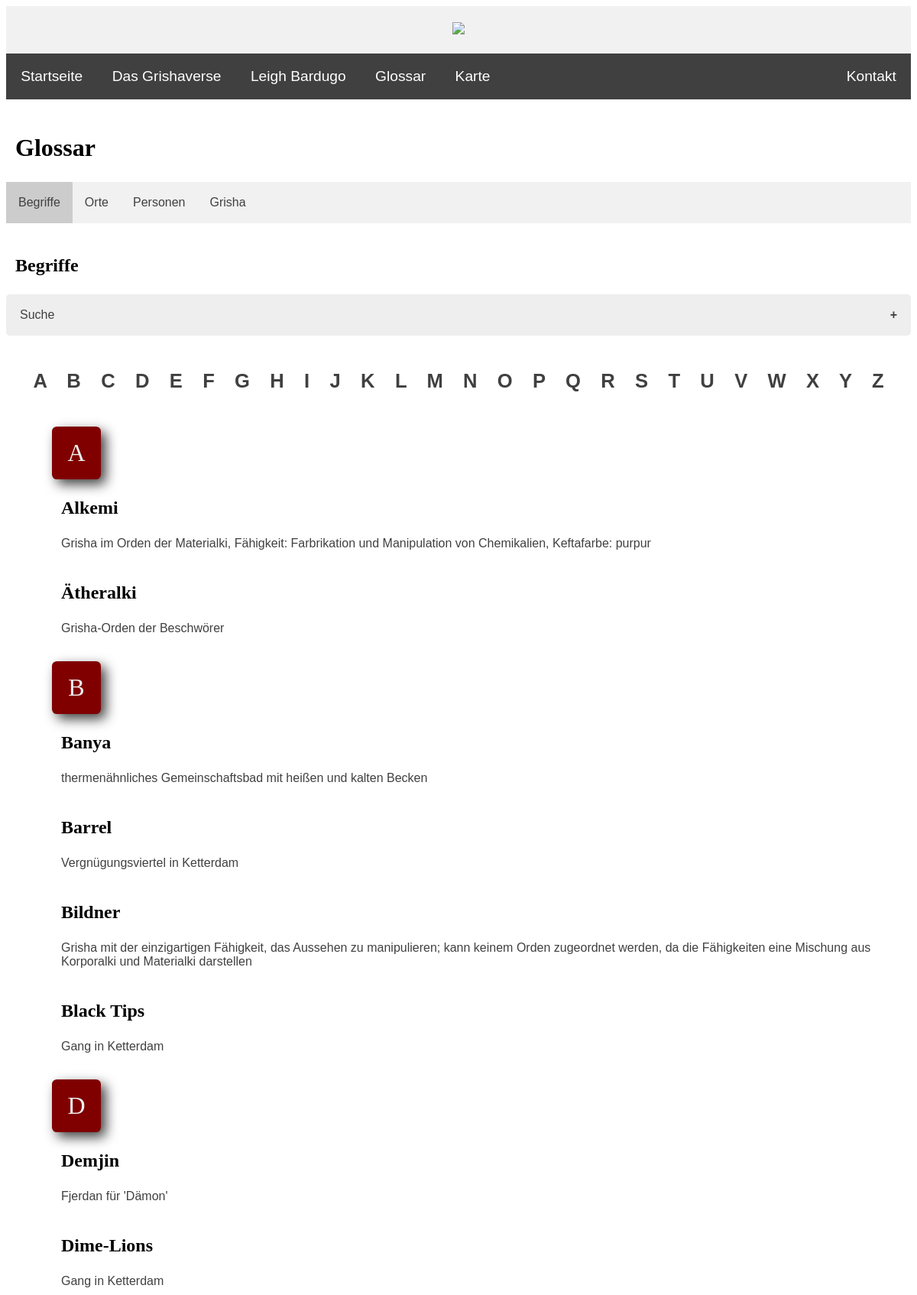
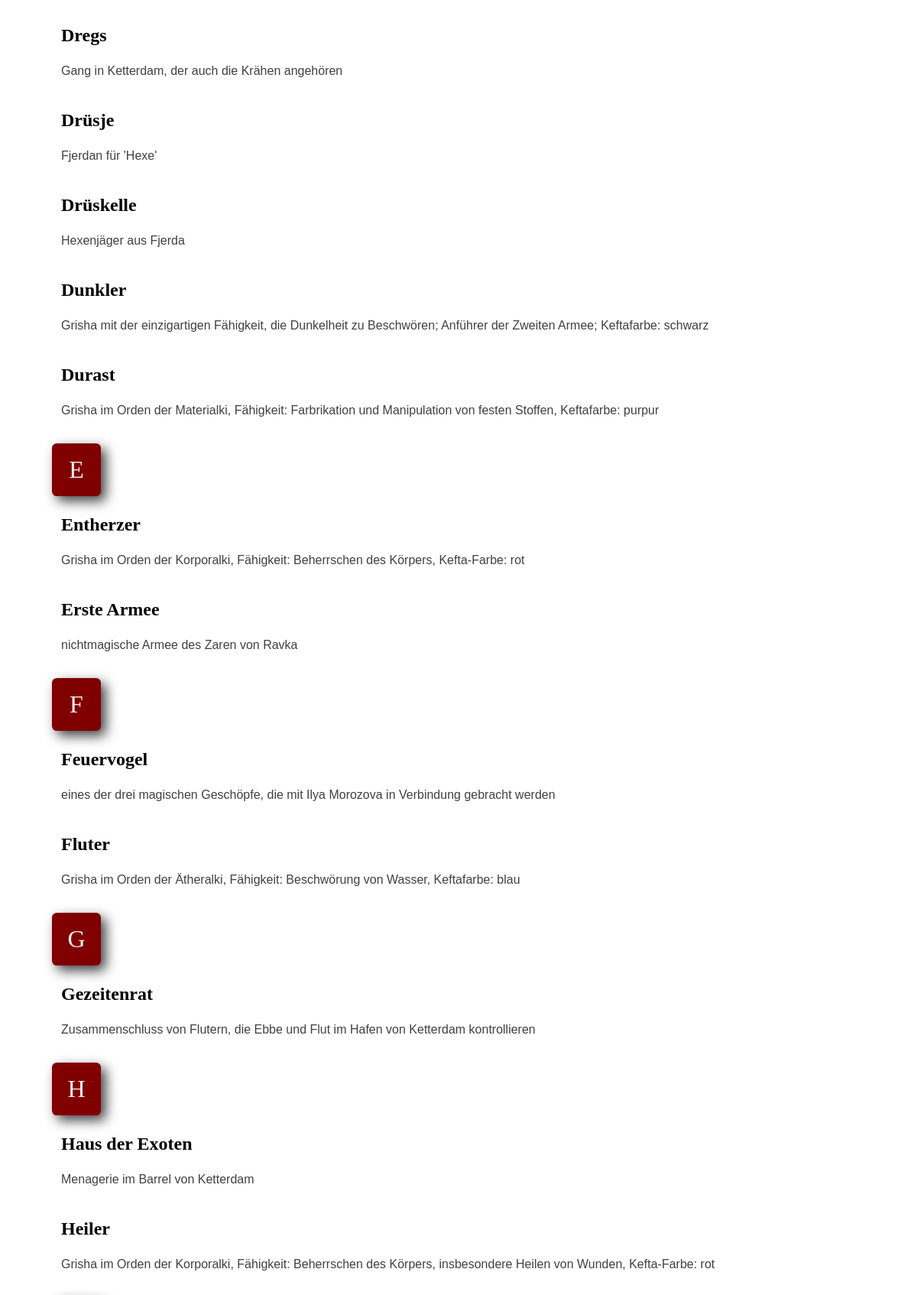
The page /PHP/glossary_begriffe.php (upper part) on the database its author committed (2 pictures, top to bottom).
### tables this page shows
CREATE TABLE `begriffe` (
  `ID` int(10) NOT NULL,
  `name` text NOT NULL,
  `beschreibung` text DEFAULT NULL
);

### PHP/glossary_begriffe.php (the view, shortened to what this page needs)
<?php
include ("header.inc.php");
include ("navbar.inc.php");
$configs = include("config.inc.php");
?>
    <div>
        <h2>Glossar</h2>
    </div>
    <div class="glossary-nav">
        <ul>
            <li><a href="glossary_begriffe.php" class="active">Begriffe</a></li>
            <li><a href="glossary_orte.php">Orte</a></li>
            <li><a href="glossary_personen.php">Personen</a></li>
            <li><a href="glossary_grisha.php">Grisha</a></li>
        </ul>
    </div>
    <br>
    <div><h3>Begriffe</h3></div>
    <button class="accordion">Suche</button>
    <br>
    <?php
    $alph = array("A", "B", "C", "D", "E", "F", "G", "H", "I", "J", "K", "L", "M", "N", "O", "P", "Q", "R", "S", "T", "U", "V", "W", "X", "Y", "Z");
        echo
        "<div class='letters-bg'>
        <strong>
            <a class='link' href='#begriffe_letter-A'>A</a> <a class='link' href='#begriffe_letter-B'>B</a> <a class='link' href='#begriffe_letter-C'>C</a>
            <a class='link' href='#begriffe_letter-D'>D</a> <a class='link' href='#begriffe_letter-E'>E</a> <a class='link' href='#begriffe_letter-F'>F</a>
            <a class='link' href='#begriffe_letter-G'>G</a> <a class='link' href='#begriffe_letter-H'>H</a> <a class='link' href='#begriffe_letter-I'>I</a>
            <a class='link' href='#begriffe_letter-J'>J</a> <a class='link' href='#begriffe_letter-K'>K</a> <a class='link' href='#begriffe_letter-L'>L</a>
            <a class='link' href='#begriffe_letter-M'>M</a> <a class='link' href='#begriffe_letter-N'>N</a> <a class='link' href='#begriffe_letter-O'>O</a>
            <a class='link' href='#begriffe_letter-P'>P</a> <a class='link' href='#begriffe_letter-Q'>Q</a> <a class='link' href='#begriffe_letter-R'>R</a>
            <a class='link' href='#begriffe_letter-S'>S</a> <a class='link' href='#begriffe_letter-T'>T</a> <a class='link' href='#begriffe_letter-U'>U</a>
            <a class='link' href='#begriffe_letter-V'>V</a> <a class='link' href='#begriffe_letter-W'>W</a> <a class='link' href='#begriffe_letter-X'>X</a>
            <a class='link' href='#begriffe_letter-Y'>Y</a> <a class='link' href='#begriffe_letter-Z'>Z</a>
        </strong>
        </div>
        <br>";
        foreach ($alph as $i){
            $result = mysqli_query($conn, "SELECT begriffe.name, begriffe.beschreibung
            FROM begriffe
            WHERE begriffe.name LIKE '$i%'                                                                          /* beginnt mit dem entsprechenden Buchstaben */
            ORDER BY begriffe.name ASC");
            if (mysqli_num_rows($result) >= 1) {
                echo "<div id='begriffe_letter-$i' class='big-letter'>" . $i . "</div>";
            }
            echo "<div class='glossary-bg'><ul>";
            while ($j = mysqli_fetch_assoc($result)) {
                echo "<li><h3>" . $j["name"] . "</h3>";
                echo $j["beschreibung"] . "<br><br>";
            }
            echo "</li></ul></div>";
        }
        echo "<br>";
    ?>
<?php include ("footer.inc.php"); ?>

### CSS/style.css (style rules this page uses)
body { background-color: white; font-family: 'Helvetica', 'Verdana', sans-serif; font-size: 100%; color: #404040; }
h2 { font-family: 'Garamond', 'Georgia', serif; font-size: 2em; color: black; margin-left: 12px; }
h3 { font-family: 'Garamond', 'Georgia', serif; font-size: 1.5em; color: black; margin-left: 12px; }
a.link:link { text-decoration: none; color: #404040; }
button { background-color: #f1f1f1; border: 0.3em #404040; border-radius: 0.3em; padding: 0.7em 1.3em; text-align: center; color: black; font-family: 'Helvetica', 'Verdana', sans-serif; font-size: 1em; cursor: pointer; }

### CSS/slideshow.css (style rules this page uses)
* { box-sizing:border-box }
.active, .dot:hover { background-color: #404040; }

### CSS/glossary.css (style rules this page uses)
.glossary-nav ul { background-color: #f1f1f1; list-style-type: none; margin: 0; padding: 0; overflow: hidden; transition: 0.4s; }
.glossary-nav ul li { float: left; }
.glossary-nav ul li a { display: block; color: #404040; text-align: center; padding: 18px 16px; text-decoration: none; }
.glossary-nav .active { background-color: #ccc; color: #404040; }
.accordion { background-color: #eee; color: #404040; cursor: pointer; padding: 18px; width: 100%; text-align: left; border: none; outline: none; transition: 0.4s; }
.active, .accordion:hover { background-color: #ccc; color: #404040; }
.accordion:after { content: "\002B"; color: #404040; font-weight: bold; float: right; margin-left: 5px; }
.big-letter { background: #800000; border-radius: 0.2em; margin: 12px 0 0 60px; padding: 0.5em 0.5em; display: block; width: 2em; text-align: center; font-family: 'Garamond', 'Georgia', serif;; font-size: 2em; color: #f1f1f1; box-shadow: 0.2em 0.2em 0.5em #404040; }
.letters-bg { position: sticky; top: 0; background-color: white; margin: 12px 0 0 0; padding: 0.5em 1.1em; text-align: center; font-size: 1.6em; word-spacing: 0.75em; line-height: 1.3em; }
.glossary-bg { margin-left: 16px; }
.glossary-bg ul { list-style-type: none; margin-left: 16px; }
.glossary-bg ul h3 { margin-left: 0; }

### rows shown on the page
begriffe: name "Alkemi", beschreibung "Grisha im Orden der Materialki, Fähigkeit: Farbrikation und Manipulation von Chemikalien, Keftafarbe: purpur"
begriffe: name "Ätheralki", beschreibung "Grisha-Orden der Beschwörer"
begriffe: name "Banya", beschreibung "thermenähnliches Gemeinschaftsbad mit heißen und kalten Becken"
begriffe: name "Barrel", beschreibung "Vergnügungsviertel in Ketterdam"
begriffe: name "Bildner", beschreibung "Grisha mit der einzigartigen Fähigkeit, das Aussehen zu manipulieren; kann keinem Orden zugeordnet werden, da die Fähigkeiten eine Mischung aus Korporalki und Materialki darstellen"
begriffe: name "Black Tips", beschreibung "Gang in Ketterdam"
begriffe: name "Demjin", beschreibung "Fjerdan für 'Dämon'"
begriffe: name "Dime-Lions", beschreibung "Gang in Ketterdam"
begriffe: name "Dregs", beschreibung "Gang in Ketterdam, der auch die Krähen angehören"
begriffe: name "Drüsje", beschreibung "Fjerdan für 'Hexe'"
begriffe: name "Drüskelle", beschreibung "Hexenjäger aus Fjerda"
begriffe: name "Dunkler", beschreibung "Grisha mit der einzigartigen Fähigkeit, die Dunkelheit zu Beschwören; Anführer der Zweiten Armee; Keftafarbe: schwarz"
begriffe: name "Durast", beschreibung "Grisha im Orden der Materialki, Fähigkeit: Farbrikation und Manipulation von festen Stoffen, Keftafarbe: purpur"
begriffe: name "Entherzer", beschreibung "Grisha im Orden der Korporalki, Fähigkeit: Beherrschen des Körpers, Kefta-Farbe: rot"
begriffe: name "Erste Armee", beschreibung "nichtmagische Armee des Zaren von Ravka"
begriffe: name "Feuervogel", beschreibung "eines der drei magischen Geschöpfe, die mit Ilya Morozova in Verbindung gebracht werden"
begriffe: name "Fluter", beschreibung "Grisha im Orden der Ätheralki, Fähigkeit: Beschwörung von Wasser, Keftafarbe: blau"
begriffe: name "Gezeitenrat", beschreibung "Zusammenschluss von Flutern, die Ebbe und Flut im Hafen von Ketterdam kontrollieren"
begriffe: name "Haus der Exoten", beschreibung "Menagerie im Barrel von Ketterdam"
begriffe: name "Heiler", beschreibung "Grisha im Orden der Korporalki, Fähigkeit: Beherrschen des Körpers, insbesondere Heilen von Wunden, Kefta-Farbe: rot"

### other values the page prints
$i "A"
$i "B"
$i "D"
$i "E"
$i "F"
$i "G"
$i "H"
